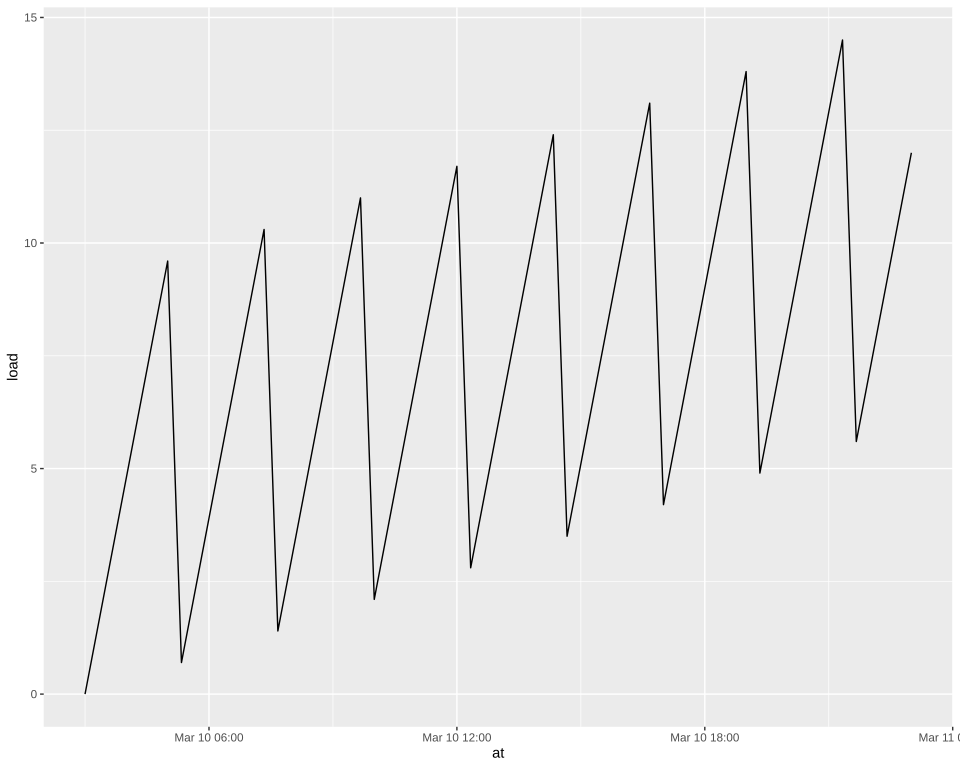

Write the R code that produced this figure.
# The plot test/golden/datetime_line.svg draws, drawn by ggplot2 itself, as ggplot2's own visual tests draw
# their snapshots: the independent check on that golden whenever it changes. The suite never runs
# this; it needs R, ggplot2 and vdiffr, saved as the Docker image giggly-r:ggplot2-4.0.3. From the
# repository's root:
#
#   docker run --rm -v "$PWD/test/golden":/golden:ro giggly-r:ggplot2-4.0.3 \
#     Rscript /golden/datetime_line.R > datetime_line.ggplot2.svg
#
# and compare the two drawings element by element, as test/golden/point.R describes.
#
# A day's load read every 20 minutes, 61 readings from 03:00 to 23:00 UTC on 10 March 2024, each
# the reading's index modulo 7 times 1.5 plus a tenth of the index: the x axis a date-time scale
# whose breaks are R's pretty() for date-times, every six hours from midnight, labelled by day and
# time, with minor grid lines midway between them.
#
# First checked with ggplot2 4.0.3 and vdiffr 1.0.9: every element and clip path matches, the one
# departure test/golden/point.R's, the x axis drawn before the y.

library(ggplot2)

index <- 0:60
df <- data.frame(
  at = as.POSIXct("2024-03-10 03:00:00", tz = "UTC") + index * 20 * 60,
  load = (index %% 7) * 1.5 + index / 10
)
plot <- ggplot(df, aes(at, load)) + geom_line() + theme_gray()

file <- tempfile(fileext = ".svg")
vdiffr::write_svg(plot, file)
cat(readLines(file), sep = "\n")
